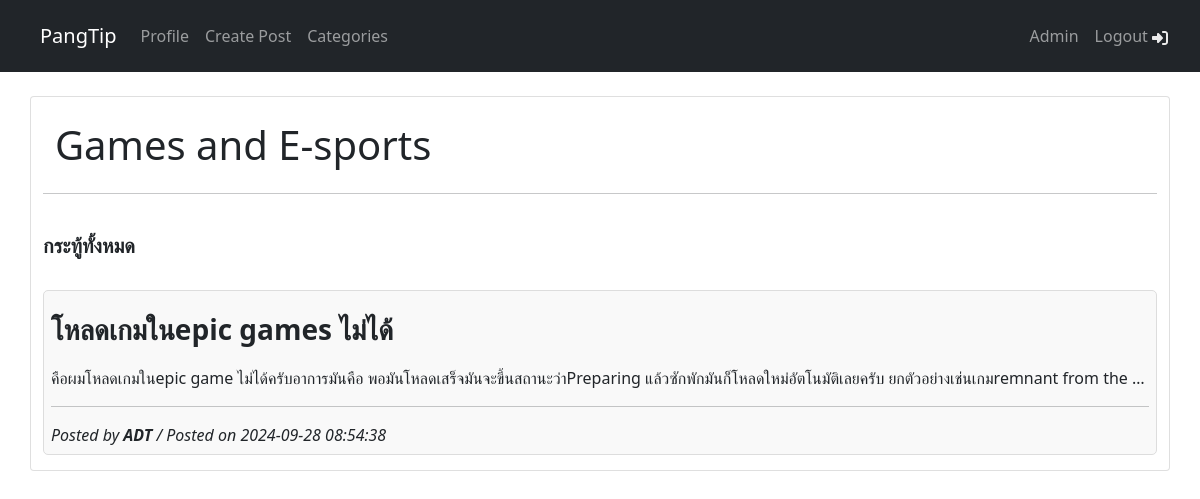
The page /c_game.php (signed in) on the database its author committed.
### tables this page shows
CREATE TABLE `posts` (
  `post_id` int NOT NULL,
  `category_id` int NOT NULL,
  `user_id` int NOT NULL,
  `post_title` varchar(255) NOT NULL,
  `post_content` text NOT NULL,
  `post_time` timestamp NULL DEFAULT CURRENT_TIMESTAMP
);

CREATE TABLE `users` (
  `user_id` int NOT NULL,
  `firstname` varchar(255) NOT NULL,
  `lastname` varchar(255) NOT NULL,
  `email` varchar(255) NOT NULL,
  `password` varchar(255) NOT NULL,
  `urole` varchar(255) NOT NULL,
  `created_at` timestamp NOT NULL DEFAULT CURRENT_TIMESTAMP
);

### c_game.php (the view, shortened to what this page needs)
<?php
    require 'req/navbar.php';
?>
<!DOCTYPE html>
<html lang="en">
<head>
    <link href="https://cdn.jsdelivr.net/npm/bootstrap@5.0.2/dist/css/bootstrap.min.css" rel="stylesheet">
    <link rel="stylesheet" href="css/style.css">
</head>
<body>
<div class="container card mt-4 mb-5">
    <div class="container mt-4">
      <h1>Games and E-sports</h1>
    </div>
    <hr>
    <div class="row row-cols-1 row-cols-md-2 g-3 mt-2 mb-4">
        <div class="col">
             <h5 class="card-title"><b>กระทู้ทั้งหมด</b></h5>
        </div>
    </div>
    <?php
        $check_data = $conn->prepare("SELECT users.user_id, users.firstname, posts.post_id, posts.post_title, posts.post_content, posts.post_time, posts.category_id
                                        FROM users
                                        INNER JOIN posts ON users.user_id = posts.user_id
                                        WHERE posts.category_id = :category_id");
        $cat = 7;
        $check_data->bindParam(":category_id", $cat );
        $check_data->execute();
    ?>
    <?php while($row = $check_data->fetch(PDO::FETCH_ASSOC)): ?>
            <div style="border: 1px solid #ddd; padding: 7px; margin-bottom: 15px; border-radius: 5px; background-color: #f9f9f9;">
            <a href="postDetail.php?post_id=<?=$row['post_id']?>" class="text-decoration-none text-dark" >
            <div style="margin-top: 10px; font-size: 28px; white-space: nowrap; overflow: hidden; text-overflow: ellipsis;">
                <b><?= htmlspecialchars($row['post_title']) ?></b></div>
            <div class="mt-3 mb-3" style="font-size: 16px; white-space: nowrap; overflow: hidden; text-overflow: ellipsis;">
            <?= htmlspecialchars($row['post_content']) ?></div><hr>
            <div class="mt-2 fdate" style="font-size: 16px;">Posted by <b><?= htmlspecialchars($row['firstname']) ?></b>  / Posted on <?= htmlspecialchars($row['post_time']) ?>
            </div></a>
            </div>
    <?php endwhile; ?>
</body>
</html>

### css/style.css (style rules this page uses)
.fdate { font-size: 12px; font-style: italic; }

### rows shown on the page
posts: post_title "โหลดเกมในepic games ไม่ได้", post_content "คือผมโหลดเกมในepic game ไม่ได้ครับอาการมันคือ พอมันโหลดเสร็จมันจะขึ้นสถานะว่าPreparing แล้วซักพักมันก็โหลดใหม่อัตโนมัติเลยครับ ยกตัวอย่างเช่นเกมremnant from the…", user.firstname "ADT", post_time "2024-09-28 08:54:38"
